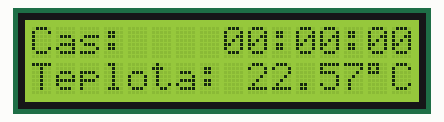
The sketch below on a simulated Arduino Uno, built with avr-gcc and run on an emulated ATmega328P. Parts: 16×2 character LCD.

Above: at 0.1 s.
At 4.3 s:
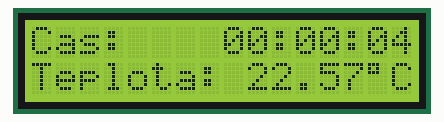
At 9.4 s:
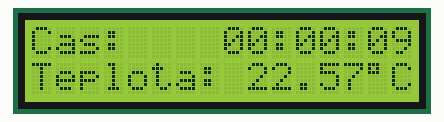
At 18.6 s:
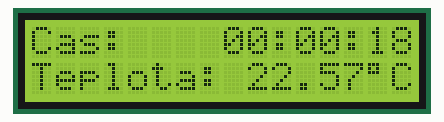
At 27.9 s:
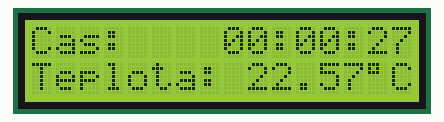
At 38.2 s:
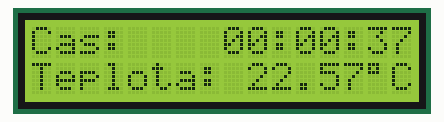

The sketch:

Scroll.ino
```cpp
// treba nahodit kniznice s cim robim, inac to nepojde
#include <Wire.h>
#include <LiquidCrystal_I2C.h>
//#include <BigNumbers.h>

// initialize the library by associating any needed LCD interface pin
// with the arduino pin number it is connected to
LiquidCrystal_I2C lcd(0x27, 16, 2);
//BigNumbers bigNum(&lcd);
float temp; //sak zaregistrujem premennu
int s1,s2,m1,m2,h1,h2=0;

void setup() {
  // zavolaj displej nech sa zapne
  lcd.begin();


 // bigNum.begin(); // set up BigNumbers
  // a cil to moze vypisovat blbosti na displej


 // lcd.setCursor(0,1);
  //lcd.print(" hola cicina!");
  //bigNum.displayLargeInt("7396",0,3,false);
 // delay(1000);


}

void loop()
{
    lcd.print("Cas:");
    lcd.setCursor(8,0);
    lcd.print(h1);
    lcd.print(h2);
    lcd.print(":");
    lcd.print(m1);
    lcd.print(m2);
    lcd.print(":");
    lcd.print(s1);
    lcd.print(s2);
   // delay(1000);
    s2=s2+1;
    ///////////////////////sekunda
    if(s2==10)
    {
      s1=s1+1;
      s2=0;
    }
    ///////////////////////10sekunda
    if(s1==6)
    {
      m2=m2+1;
      s1=0;
    }
    ///////////////////////minuta
     if(m2==10)
    {
      m1=m1+1;
      m2=0;
    }
    ///////////////////////10minuta
       if(m1==60)
    {
      h2=h2+1;
      m1=0;
    }
    ///////////////////////hodina
        if(h2==10)
    {
      h1=h1+1;
      h2=0;
    }
    ///////////////////////10hodina
    if(h1==2,h2==4)
    {
      h1=0;
      h2=0;
      m1=0;
      m2=0;
      s1=0;
      s2=0;
    }
    ///////////////////////koniec hodin
     temp = 22.57;
     if(m2==1)
     {temp=15;
     }
      if(m2==2)
     {temp=70;
     }
       if(m2==3)
     {temp=22.41;
     }
     lcd.setCursor(0,1);
   lcd.print("Teplota:");
     lcd.setCursor(9,1);
     lcd.print(temp);
     lcd.print((char)223);
  lcd.print("C");
   // lcd.scrollDisplayLeft();
    // wait a bit:
    delay(1000);
    //lcd.clear();
     //lcd.setCursor(0,1);
  // lcd.print("Necum");
    // lcd.setCursor(9,1);
    // lcd.print("debo");
     // delay(3000);
  //  lcd.clear();


}
```

Measured:
- what the display in image 1 shows lasts 1.0 s, from 4.2 s to 5.2 s
